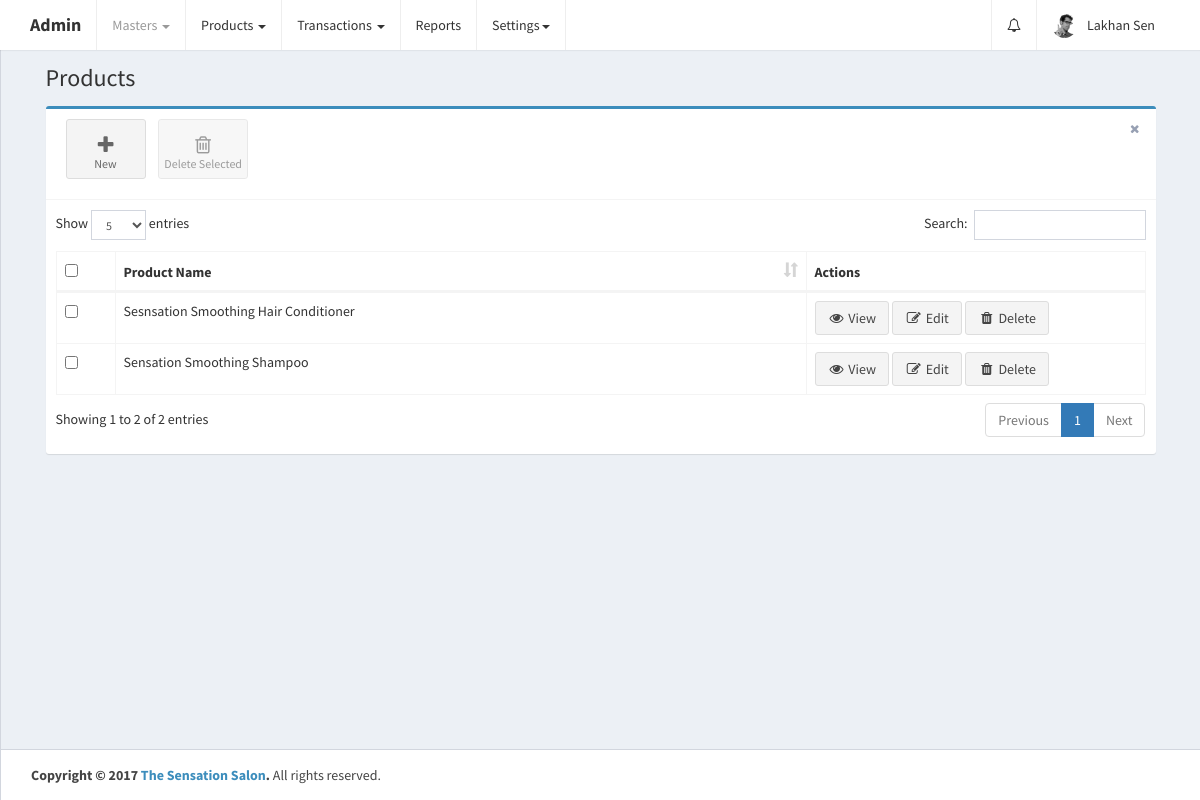
Before: /home.php?controller=product&action=getproducts (signed in) with the older database file.
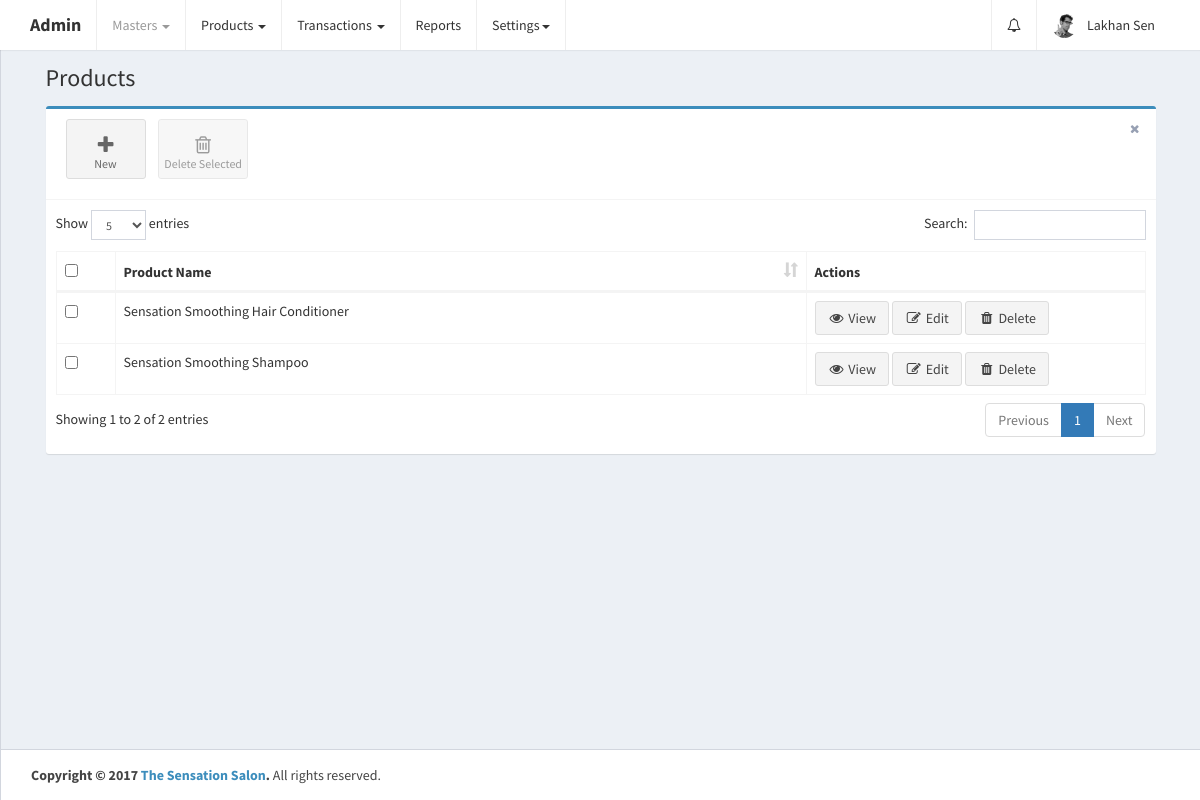
After: the same page with the newer database file.
### tables this page shows
CREATE TABLE `products` (
  `id` int(11) UNSIGNED NOT NULL,
  `product_category_id` int(11) NOT NULL,
  `brand_id` int(11) NOT NULL,
  `product_code` varchar(255) DEFAULT NULL,
  `name` varchar(255) NOT NULL,
  `qty` int(11) NOT NULL DEFAULT '0',
  `price` varchar(255) NOT NULL DEFAULT '0.00',
  `description` longtext,
  `hsn_code` varchar(255) DEFAULT NULL,
  `calculation_type` varchar(255) DEFAULT NULL,
  `taxability` varchar(255) DEFAULT NULL,
  `cgst` varchar(255) DEFAULT NULL,
  `sgst` varchar(255) DEFAULT NULL,
  `integrated_tax` varchar(255) DEFAULT NULL,
  `cess` varchar(255) DEFAULT NULL,
  `created_at` datetime NOT NULL DEFAULT CURRENT_TIMESTAMP,
  `updated_at` datetime NOT NULL DEFAULT CURRENT_TIMESTAMP ON UPDATE CURRENT_TIMESTAMP
);

### home.php (called while the page is built, shortened)
<?php
require_once 'config/database.php';
if (isset($_GET['controller']) || isset($_GET['action'])) {
    if (isset($_GET['controller']))
        $controller = ucfirst($_GET['controller']);
    if (isset($_GET['action']))
        $action = $_GET['action'];
} else {
    $controller = 'Home';
    $action = 'index';
}
require_once 'config/routes.php';
?>

### controllers/ProductController.php (called while the page is built, shortened)
<?php
class ProductController {
    public $productobj;
    public $ex_ins_staff_members_nots;
    public function __construct() {
        require_once 'models/Product.php';
        $this->productobj = new Product();
        $this->ex_ins_staff_members_nots = array();
    }
    public function getproducts() {
        $page_header = 'Products';
        $products_res = $this->productobj->getproducts();
        if ($products_res->num_rows > 0) {
            while ($product = $products_res->fetch_assoc()) {
                $product['name'] = ucwords($product['name']);
                $products[] = $product;
            }
        }
        $ex_ins_staff_members_nots = $this->ex_ins_staff_members_nots;
        require_once APP_DIR . '/views/layout.php';
    }
}
?>

### config/Database.php (called while the page is built)
<?php
class Database {
    public function connect() {
        $conn = new mysqli('localhost', 'root', '', 'thesensationbeautycentre');
        if ($conn->connect_error) {
            die("Connection failed: " . $conn->connect_error);
        } else {
            return $conn;
        }
    }
}
?>

### models/Product.php (called while the page is built, shortened)
<?php
class Product {
    public $conn;
    public function __construct() {
        $db = new Database();
        $this->conn = $db->connect();
    }
    public function getproducts() {
        $products_res = $this->conn->query('SELECT * FROM products ORDER BY id DESC');
        return $products_res;
    }
}
?>

### views/products.php (the view, shortened to what this page needs)
<link rel="stylesheet" href="public/plugins/datatables/dataTables.bootstrap.css">
<div class="row">
    <div class="col-xs-12">
        <div class="box box-primary">
            <div class="box-header with-border">
                <a class="btn btn-app" href="?controller=product&action=addproduct">
                    <i class="fa fa-plus"></i> New
                </a>
                <button class="btn btn-app" id="delete_selected">
                    <i class="fa fa-trash-o"></i> Delete Selected
                </button>
                <div class="box-tools pull-right">
                    <button type="button" class="btn btn-box-tool" data-widget="remove"><i class="fa fa-times"></i></button>
                </div>
            </div>
            <div class="box-body">
                <div class="table-responsive">
                    <table id="products_table" class="table table-bordered table-hover" role="grid" aria-describedby="products_table_info">
                        <thead>
                            <tr>
                                <th data-orderable="false" width="20px">
                                    <input type="checkbox" class="select-all">
                                </th>
                                <th>Product Name</th>
                                <th data-orderable="false" width="300px">Actions</th>
                            </tr>
                        </thead>
                        <?php
                        if (isset($products)) {
                            if (count($products) > 0) {
                                ?>
                                <tbody>
                                    <?php
                                    foreach ($products as $product) {
                                        ?>
                                        <tr id="tr_<?php echo $product['id']; ?>">
                                            <td><input type="checkbox" name="select_products[]" data-id="<?php echo $product['id']; ?>"></td>
                                            <td><?php echo ucwords($product['name']); ?></td>
                                            <td>
                                                <a href="" class="view btn btn-default" data-id="<?php echo $product['id']; ?>"><i class="fa fa-fw fa-eye"></i> View</a>
                                                <a href="?controller=product&action=updateproduct&id=<?php echo $product['id']; ?>" class="btn btn-default"><i class="fa fa-fw fa-pencil-square-o"></i> Edit</a>
                                                <a href="" class="delete btn btn-default" data-id="<?php echo $product['id']; ?>"><i class="fa fa-fw fa-trash"></i> Delete</a>
                                            </td>
                                        </tr>
                                        <?php
                                    }
                                    ?>
                                </tbody>
                                <?php
                            }
                        }
                        ?>
                    </table>
                </div>
            </div>
        </div>
    </div>
</div>

### config/routes.php (shortened to what this page needs)
<?php
$controllers = array(
    'Error' => ['index'],
    'Home' => ['index'],
    'Manager' => ['getManagers', 'addManager', 'getManager', 'updateManager', 'deleteManager', 'getManagersForAutoComp'],
    'Branch' => ['getBranches', 'getBranch', 'checkManager', 'addBranch'],
    'Brand' => ['getBrands', 'addBrand', 'getBrand', 'updateBrand', 'deleteBrand', 'checkNameExist'],
    'Customer' => ['getCustomers', 'getCustomer', 'addCustomer', 'updateCustomer', 'deleteCutomer'],
    'Staff' => ['getstaffmembers', 'addstaff', 'getstaffmember', 'updatestaff', 'deletestaff'],
    'Accountgroup' => ['getall', 'get', 'add', 'getParentName', 'update', 'deleteacgroup', 'checkNameExist'],
    'Productcategory' => ['getcategories', 'addcategory', 'getcategory', 'updatecategory', 'deletecategory', 'checkNameExist'],
    'Product' => ['getproducts', 'getproduct', 'addproduct', 'updateproduct', 'deleteproduct', 'findProductByTerm', 'checkProductNameExist', 'checkQty', 'checkQtyForPurhase'],
    'Party' => ['getall', 'add', 'update', 'get', 'delete', 'getPartyNameByTerm', 'getById', 'checkPartyNameExist'],
    'Purchase' => ['getbills', 'checkInovieExist', 'add', 'findLedgerByTerm', 'checkLedgerNameExist'],
    'Sale' => ['getbills', 'checkInovieExist', 'add', 'findLedgerByTerm', 'checkLedgerNameExist'],
    'Creditnotes' => ['getall', 'add', 'checkCreditNoteExist'],
    'Debitnotes' => ['getall', 'add', 'checkDebitNoteExist'],
    'Contra' => ['getall', 'add', 'checkDebitNoteExist'],
    'Journal' => ['getall', 'add', 'getAllAccounts', 'checkLedgerNameExist'],
);
if (array_key_exists($controller, $controllers)) {
    if (in_array($action, $controllers[$controller])) {
        switch ($controller) {
            case 'Product':
                $controller = new ProductController();
                break;
        }
        $controller->$action();
    } else {
        require_once APP_DIR . '/controllers/ErrorController.php';
        $controller = new ErrorController();
        $action = 'index';
        $controller->$action();
    }
} else {
    require_once APP_DIR . '/controllers/ErrorController.php';
    $controller = new ErrorController();
    $action = 'index';
    $controller->$action();
}
?>

### views/layout.php (shortened to what this page needs)
<!DOCTYPE html>
<html>
    <head>
        <link href="public/plugins/bootstrap/css/bootstrap.min.css" rel="stylesheet">
        <link href="public/css/font-awesome.min.css" rel="stylesheet">
        <link href="public/css/admin.css" rel="stylesheet">
        <link href="public/css/skin-black-light.min.css" rel="stylesheet">
    </head>
    <body class="hold-transition skin-black-light layout-top-nav">
        <div class="wrapper">
            <header class="main-header">
                <nav class="navbar navbar-static-top">
                    <div class="container">
                        <div class="navbar-header">
                            <a href="home.php" class="navbar-brand"><b>Admin</b></a>
                        </div>
                        <div class="collapse navbar-collapse pull-left" id="navbar-collapse">
                            <ul class="nav navbar-nav">
                                <li class="dropdown active">
                                    <a href="#" class="dropdown-toggle" data-toggle="dropdown">Masters <span class="caret"></span></a>
                                </li>
                                <li class="dropdown">
                                    <a href="#" class="dropdown-toggle" data-toggle="dropdown">Products <span class="caret"></span></a>
                                </li>
                                <li class="dropdown">
                                    <a href="#" class="dropdown-toggle" data-toggle="dropdown">Transactions <span class="caret"></span></a>
                                </li>
                                <li>
                                    <a href="#">Reports</a>
                                </li>
                                <li class="dropdown">
                                    <a href="#" class="dropdown-toggle" data-toggle="dropdown">Settings<span class="caret"></span></a>
                                </li>
                            </ul>
                        </div>
                        <div class="navbar-custom-menu">
                            <ul class="nav navbar-nav">
                                <?php
                                if (isset($ex_ins_staff_members_nots)) {
                                    ?>
                                    <li class="dropdown notifications-menu">
                                        <a href="#" class="dropdown-toggle" data-toggle="dropdown">
                                            <i class="fa fa-bell-o"></i>
                                        </a>
                                    </li>
                                    <?php
                                }
                                ?>
                                <li class="dropdown user user-menu">
                                    <a href="#" class="dropdown-toggle" data-toggle="dropdown">
                                        <img src="public/images/user2-160x160.jpg" class="user-image" alt="User Image">
                                        <span class="hidden-xs"><?php echo ucwords($_SESSION['admin']); ?></span>
                                    </a>
                                </li>
                            </ul>
                        </div>
                    </div>
                </nav>
            </header>
            <div class="content-wrapper">
                <div class="container">
                    <section class="content-header">
                        <h1><?php echo $page_header; ?></h1>
                    </section>
                    <section class="content">
                        <?php
                        include_once APP_DIR . $view_file;
                        ?>
                    </section>
                </div>
            </div>
            <footer class="main-footer">
                <div class="container">
                    <strong>Copyright &copy; 2017 <a href="http://www.sensationsalon.in/">The Sensation Salon</a>.</strong> All rights
                    reserved.
                </div>
            </footer>
        </div>
    </body>
</html>

### views/products.php (style rules this page uses)
.table-responsive { overflow-x: initial; }

Changed rows visible on the page:
changed products (number 1 of 2 on the later page): name "Sesnsation Smoothing Hair Conditioner" → "Sensation Smoothing Hair Conditioner"
